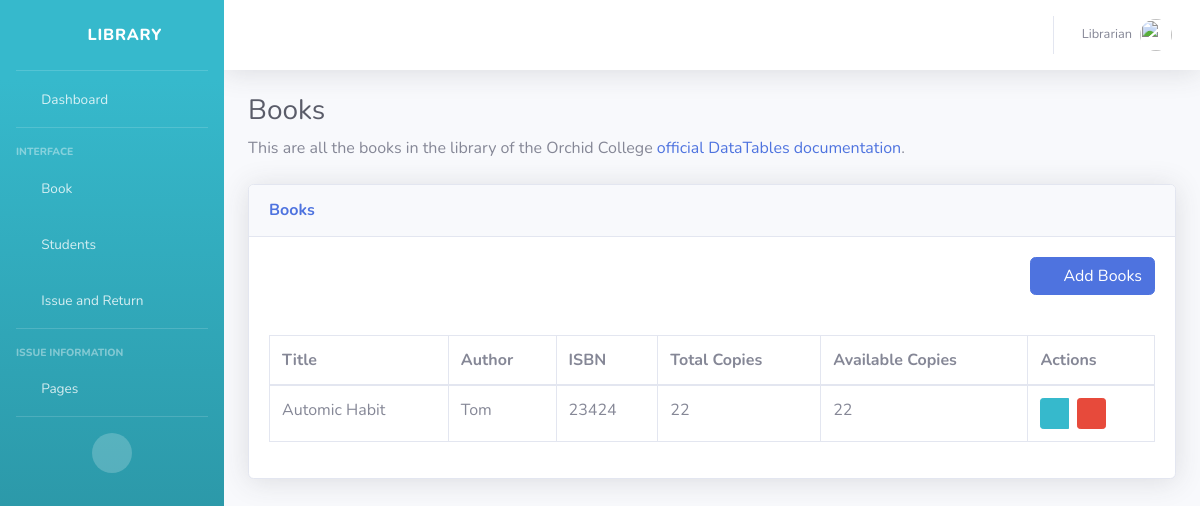
/book_list/ (signed in), run on an earlier commit of the app's database.
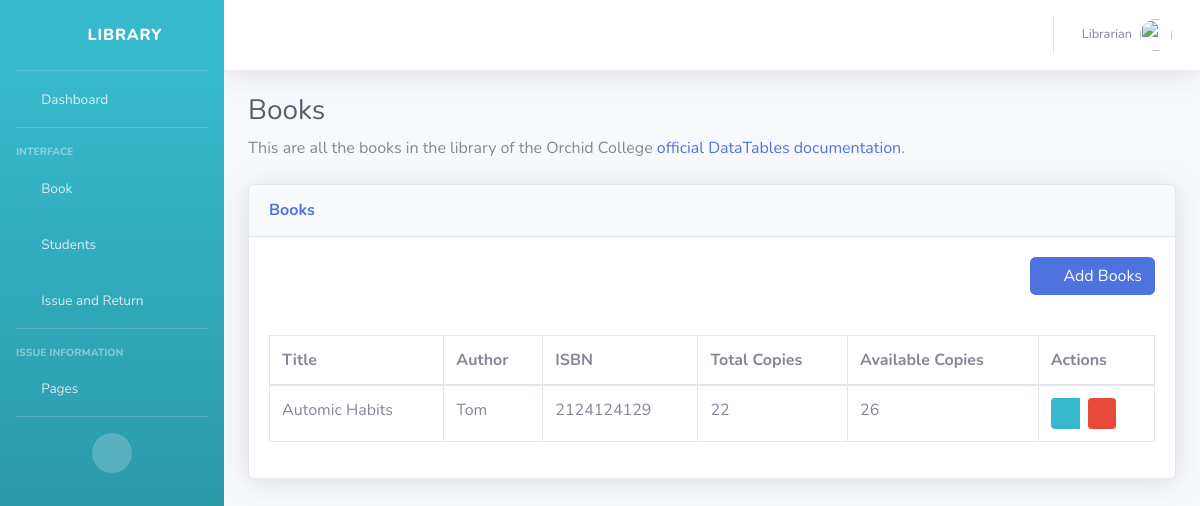
And on a later commit of the database.
### base/models.py (models this page shows, shortened)
class Book(models.Model):
    title = models.CharField(max_length=200)
    author = models.CharField(max_length=200)
    isbn = models.CharField(max_length=13, unique=True)
    total_copies = models.PositiveIntegerField(default=0)
    available_copies = models.PositiveIntegerField(default=0)

### base/views.py (the view)
# urls.py: path('book_list/', book_list, name='book_list'),
@login_required(login_url = '/admin_login')
def book_list(request):
    books = Book.objects.all()
    return render(request, 'base/book_list.html', {'books':books} )

### base/templates/base/book_list.html (shortened to what this page needs)
{% extends 'base/base.html' %}
{% block content %}
 <div class="container-fluid">
                    <h1 class="h3 mb-2 text-gray-800">Books</h1>
                    <p class="mb-4">This are all the books in the library of the Orchid College <a target="_blank"
                            href="https://www.oic.edu.np/">official DataTables documentation</a>.</p>
<div class="card shadow mb-4">
    <div class="card-header py-3">
        <h6 class="m-0 font-weight-bold text-primary">Books</h6>
    </div>
    <div class="card-body">
        <div class="float-right">
            <a href="{% url 'base:add_book' %}" class = "btn btn-primary">
                <i class="fa fa-plus"></i>&nbsp; Add Books
            </a>
        </div>
    </div>
    <div class="card-body">
        <div class="table-responsive">
            <table class="table table-bordered" id="dataTable" width="100%" cellspacing="0">
                <thead>
                    <tr>
                        <th>Title</th>
                        <th>Author</th>
                        <th>ISBN</th>
                        <th>Total Copies</th>
                        <th>Available Copies</th>
                        <th>Actions</th>
                    </tr>
                </thead>
                <tbody>
                    {% for book in books %}
                            <tr>
                                <td>{{ book.title }}</td>
                                <td>{{ book.author }}</td>
                                <td>{{ book.isbn }}</td>
                                <td>{{ book.total_copies }}</td>
                                <td>{{ book.available_copies }}</td>
                                <td>
                                    <div class="btn-group" role="group">
                                        <a href="{% url 'base:update_book' book.pk %}" class="btn btn-info btn-sm ">
                                            <i class="fas fa-pen"></i>
                                        </a>
                                        {% if not object.non_deletetable %}
                                                <form action="{% url 'base:delete_book' book.pk %}"  method="post">
                                                    <button class="btn btn-danger btn-sm delete-link ml-2" data-tooltip="tooltip" title="Delete">
                                                        <i class="far fa-trash-alt"></i>
                                                    </button>
                                                </form>
                                                {% endif %}
                                    </div>
                                </td>
                            </tr>
                    {% endfor %}
                </tbody>
            </table>
        </div>
    </div>
</div>
{% endblock %}

What changed in the data, as far as the page shows it:
changed Book "Tom": title "Automic Habit" → "Automic Habits"; isbn "23424" → "2124124129"; available_copies "22" → "26"
